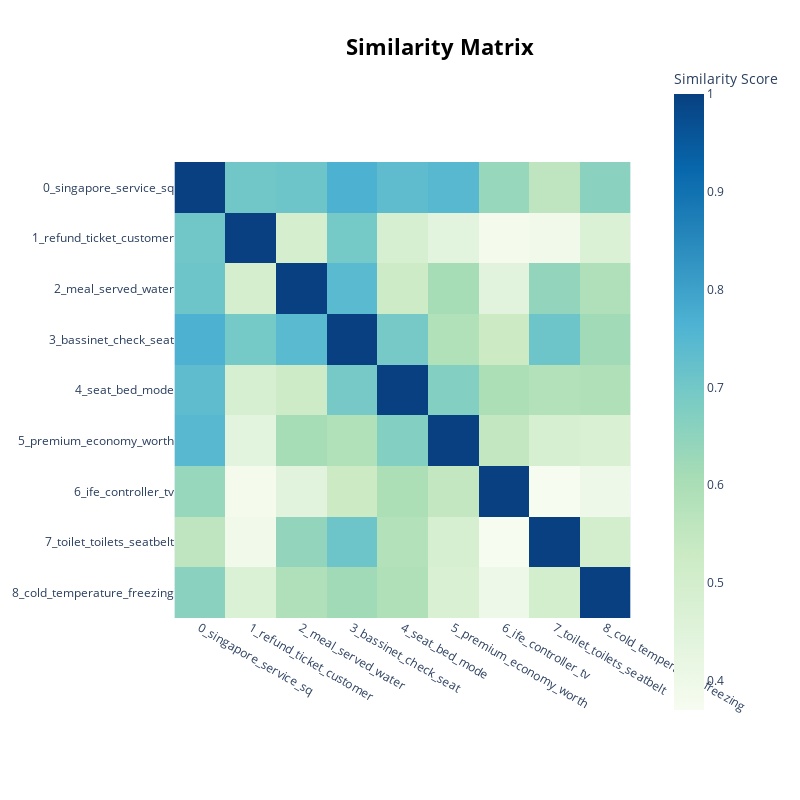

Notebook cell for this chart:
### Markdown cell above
Topic Similarity

### Code cell
topic_model.visualize_heatmap()

### Figure 1 — Plotly figure (JSON) as saved in the notebook; plotly's stock layout.template omitted (floating-point values rounded to 4 significant figures)
{"data": [{"coloraxis": "coloraxis", "hovertemplate": "x: %{x}<br>y: %{y}<br>Similarity Score: %{z}<extra></extra>", "name": "0", "type": "heatmap", "x": ["0_singapore_service_sq", "1_refund_ticket_customer", "2_meal_served_water", "3_bassinet_check_seat", "4_seat_bed_mode", "5_premium_economy_worth", "6_ife_controller_tv", "7_toilet_toilets_seatbelt", "8_cold_temperature_freezing"], "xaxis": "x", "y": ["0_singapore_service_sq", "1_refund_ticket_customer", "2_meal_served_water", "3_bassinet_check_seat", "4_seat_bed_mode", "5_premium_economy_worth", "6_ife_controller_tv", "7_toilet_toilets_seatbelt", "8_cold_temperature_freezing"], "yaxis": "y", "z": [[1.0, 0.7016, 0.7101, 0.767, 0.7365, 0.7478, 0.6354, 0.5585, 0.6594], [0.7016, 1.0, 0.4949, 0.6954, 0.4894, 0.4418, 0.3818, 0.3938, 0.4681], [0.7101, 0.4949, 1.0, 0.7426, 0.5236, 0.61, 0.4446, 0.6427, 0.5881], [0.767, 0.6954, 0.7426, 1, 0.6929, 0.5855, 0.5282, 0.7092, 0.6191], [0.7365, 0.4894, 0.5236, 0.6929, 1.0, 0.6715, 0.5956, 0.5824, 0.5912], [0.7478, 0.4418, 0.61, 0.5855, 0.6715, 1, 0.5477, 0.4843, 0.4759], [0.6354, 0.3818, 0.4446, 0.5282, 0.5956, 0.5477, 1.0, 0.37, 0.4017], [0.5585, 0.3938, 0.6427, 0.7092, 0.5824, 0.4843, 0.37, 1.0, 0.5007], [0.6594, 0.4681, 0.5881, 0.6191, 0.5912, 0.4759, 0.4017, 0.5007, 1.0]]}], "layout": {"coloraxis": {"colorbar": {"title": {"text": "Similarity Score"}}, "colorscale": [[0, "rgb(247,252,240)"], [0.125, "rgb(224,243,219)"], [0.25, "rgb(204,235,197)"], [0.375, "rgb(168,221,181)"], [0.5, "rgb(123,204,196)"], [0.625, "rgb(78,179,211)"], [0.75, "rgb(43,140,190)"], [0.875, "rgb(8,104,172)"], [1, "rgb(8,64,129)"]]}, "height": 800, "hoverlabel": {"bgcolor": "white", "font": {"family": "Rockwell", "size": 16}}, "legend": {"title": {"text": "Trend"}}, "margin": {"t": 60}, "showlegend": true, "title": {"font": {"color": "Black", "size": 22}, "text": "<b>Similarity Matrix</b>", "x": 0.55, "xanchor": "center", "y": 0.95, "yanchor": "top"}, "width": 800, "xaxis": {"anchor": "y", "autorange": true, "constrain": "domain", "domain": [0, 1], "range": [-0.5, 8.5], "scaleanchor": "y", "type": "category"}, "yaxis": {"anchor": "x", "autorange": true, "constrain": "domain", "domain": [0.1545, 0.8455], "range": [8.5, -0.5], "type": "category"}}}
